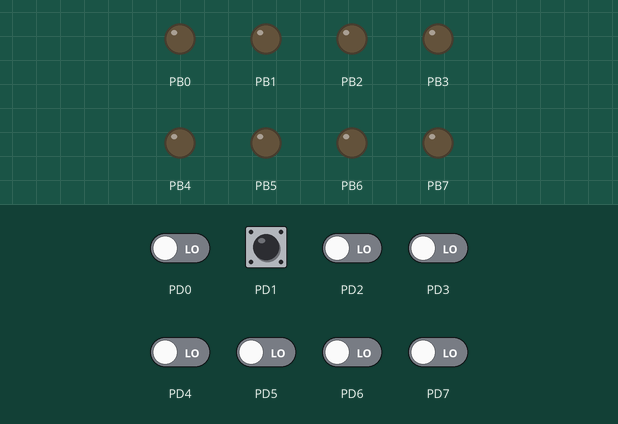
The program below on a simulated ATmega16, built with avr-gcc and emulated at 16 MHz. Shown: output pins drawn as LEDs (lit = HIGH). Dashed ring = blinking. The test bench sets the inputs (shaded band); at power-on: PD1 HIGH, PD0, PD2–7 LOW.

Above: at 1.2 s.
1.3 s: PD1 pulled LOW for 3.2 s
At 2.2 s:
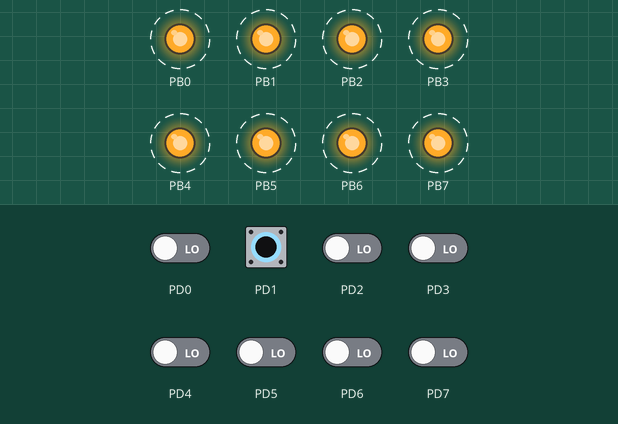
At 5.4 s:
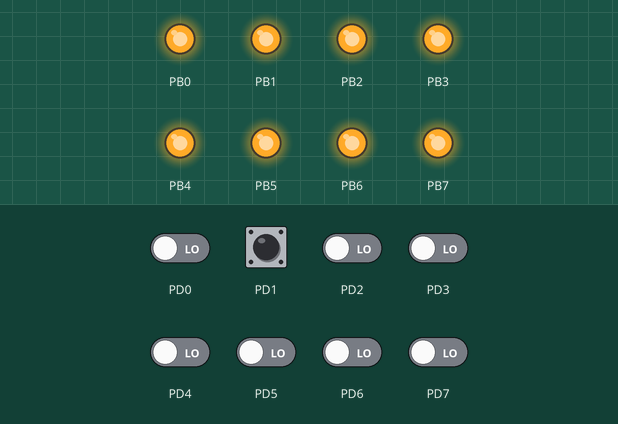
Timing chart, 0 to 6.9 s (numbered marks = the images above; inputs shaded):
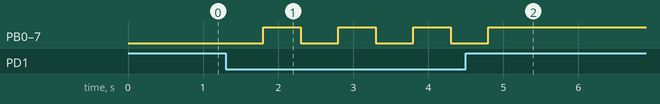

The program:

main.cpp
```cpp
/*
 * led_blink.cpp
 *
 * Created: 21-07-2018 19:16:54
 * Author : JAYVIK  DESAI
 */
#define F_CPU 16000000
#include <avr/io.h>
#include <util/delay.h>


int main(void)
{ char pind;

	DDRB =0xFF;
	DDRD&=~(1<<PIND1);
	PORTD|=1<<PIND1;
    while (1)
	{pind = PIND & 1<<1;
	if(pind==0)
		{pind = PIND & 1<<1;
	 PORTB=0x00;
	_delay_ms(500);
	PORTB=0xFF;
	_delay_ms(500);
		}
	}


}
```

Measured:
- after the input at 1.3 s, PB0–7: alternates HIGH for 0.50 s and LOW for 0.50 s, 7 changes in all, then stays HIGH, starting after 0.50 s
